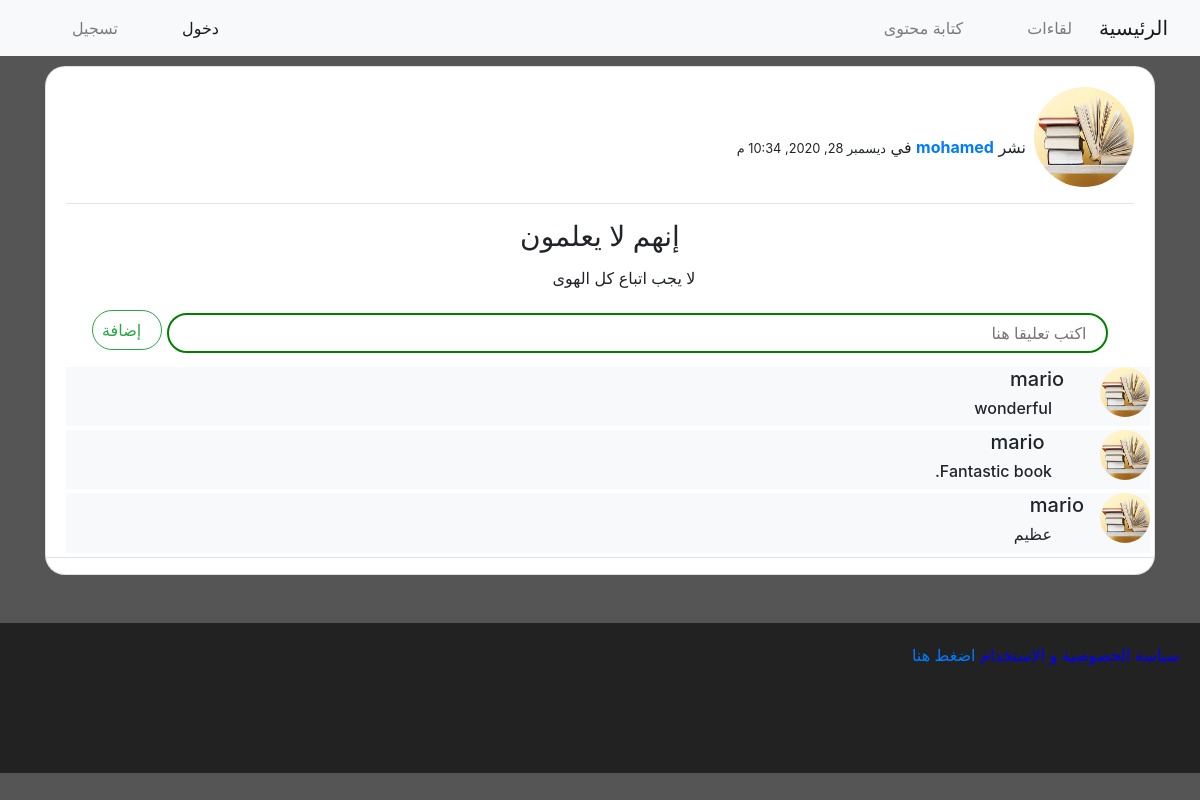
The app's page /post/4/ with its own data.
### blog/models.py (models this page shows, shortened)
class Post(models.Model):
    author = models.ForeignKey(User, on_delete=models.CASCADE)
    العنوان = models.CharField(max_length=70)
    المحتوى = models.TextField()
    date_posted = models.DateTimeField(default=timezone.now)

class Comment(models.Model):
	author = models.ForeignKey(User, on_delete=models.SET_NULL, null=True, blank=True)
	post = models.ForeignKey(Post, on_delete=models.CASCADE)
	content = models.CharField(max_length=300)

### users/models.py (models this page shows, shortened)
class Profile(models.Model):
    user = models.OneToOneField(User, on_delete=models.CASCADE)
    imge = models.ImageField(default='default.jpg' ,upload_to='profile_pics')
    نبذة = models.TextField(default='نبذة عنك' )

### blog/views.py (the view)
# urls.py: path('post/<int:pk>/', views.PostDetail.as_view(), name='post'),
class PostDetail(DetailView):
    model = Post

### blog/templates/blog/post_detail.html (shortened to what this page needs)
{% extends 'blog/base.html' %}
{% load static %}
{% block content %}
    <div class="card mb-5" dir="rtl">
        <div class="card-body">
          <div class="head-div" style="display: flex;">
            <div class="photo">
              <img src="{{post.author.profile.imge.url}}" class="rounded-circle" height="100" width="100" alt="user-photo">
            </div>
            <p class="pt-5 mr-2">نشر <a href="{% url 'blog:author-posts' post.author.username %}"> <b>{{object.author}}</b> </a> في <small> {{object.date_posted}} </small>
            </p>
          </div>
          <hr>
          <h3 class="card-title">{{object.العنوان}}</h3>
          <p class="card-text pl-5">{{object.المحتوى}}</p>
        </div>
          <form action="{% url 'blog:comment'%}" id="comment-form" class="comment-form" method="POST">
            <input class="comment-content" type="text" name="content" placeholder="اكتب تعليقا هنا">
            <input class="comment-confirm-btn btn btn-outline-success" type="submit" name="confirm" value="إضافة ">
          </form>
          <div class="pl-3 mb-3 comment-div  border-bottom">
          {% for comment in object.comment_set.all %}
            <div class="d-flex m-1 bg-light">
              <img src="{{comment.author.profile.imge.url}}" class="rounded-circle" height="50" width="50" alt="user-photo">
              <div class="comment-body">
              <h5> {{comment.author}}</h5>
              <h6 class="pr-5">{{comment.content}}</h6>
            </div>
          </div>
          {% endfor %}
          </div>
        </div>
      </div>
{% endblock content %}

### blog/static/blog/css/main.css (style rules this page uses)
* { padding:0; margin:0; box-sizing: border-box; direction: rtl; }
body { background-color:#555; }
.card { direction: rtl; text-align: center; border-radius: 20px; }
.comment-content { display: inline-block; width: 85%; height: 40px; border:2px solid green; margin-bottom: 10px; padding: 3px; border-radius: 20px; padding-right: 20px; }
.comment-confirm-btn { display: inline-block; height: 40px; margin-bottom: 10px; padding: 5px; border-radius: 20px; padding-right: 20px; }

### records on screen
Post: author.profile.imge (placeholder picture), author "mohamed", date_posted "ديسمبر 28, 2020, 10:34 م", العنوان "إنهم لا يعلمون", المحتوى "لا يجب اتباع كل الهوى"
Comment: author.profile.imge (picture), author "mario", content "wonderful"
Comment: author.profile.imge (picture), author "mario", content "Fantastic book."
Comment: author.profile.imge (picture), author "mario", content "عظيم"
